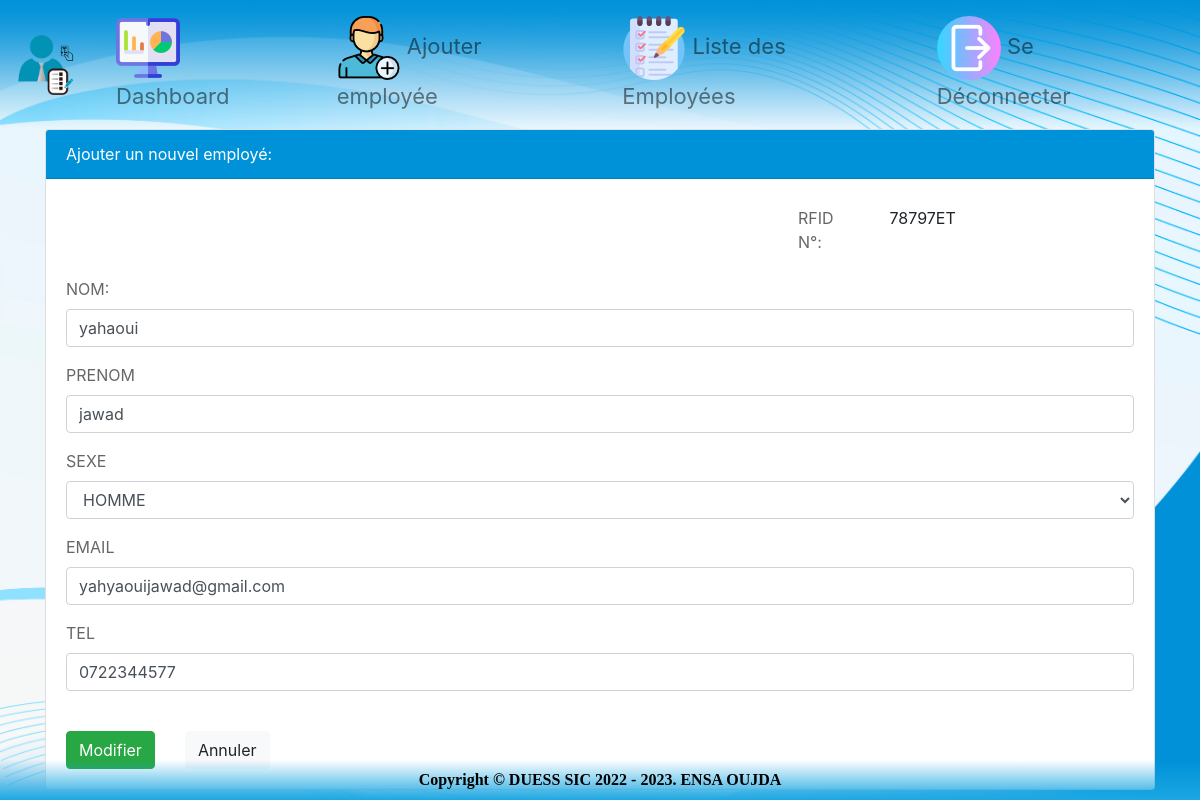
The page /update_employe/2 on the database its author committed.
### app/models.py (models this page shows, shortened)
class Employe(models.Model):
    nom = models.CharField(max_length=50)
    prenom = models.CharField(max_length=50)
    SEXE = [
        ("HOMME", "Homme"),
        ("FEMME", "Femme"),
    ]
    sexe = models.CharField(max_length=5, choices=SEXE)
    email = models.EmailField(max_length=254)
    tel = models.CharField(max_length=20)
    date_enregistrement = models.DateTimeField(auto_now_add=True)
    num_rfid = models.CharField(max_length=20, unique=True)

### app/views.py (the view)
# urls.py: path("update_employe/<int:pk>", views.update_employe, name="update_employe"),
def update_employe(request, pk):
    if request.method == 'POST':
        employe = get_object_or_404(Employe, pk=pk)
        new_nom = request.POST.get('nom')
        new_prenom = request.POST.get('prenom')
        new_sexe = request.POST.get('sexe')
        new_email = request.POST.get('email')
        new_tel = request.POST.get('tel')
        employe.nom = new_nom
        employe.prenom = new_prenom
        employe.sexe = new_sexe
        employe.email = new_email
        employe.tel = new_tel
        employe.save()
        return render(request, 'update_employe.html', {'employe': employe})
    else:
        employe = get_object_or_404(Employe, pk=pk)
        return render(request, 'update_employe.html', {'employe': employe})

### templates/update_employe.html (shortened to what this page needs)
{% extends 'base.html' %}
{% load static %}
{% block content %}
    <div class="card">
        <div class="card-header" style="background-color: #0092d9;color: white;">
            Ajouter un nouvel employé:
        </div>
        <div class="card-body">
            <form method="POST">
                <div class="mb-3 row">
                    <div class="col-sm-8"></div>
                    <label for="inputRfid" class="col-sm-1 col-form-label">RFID N°:</label>
                    <div class="col-sm-3">
                        <input type="text" class="form-control-plaintext" value = {{ employe.num_rfid }} name="num_rfid"
                                required>
                    </div>
                </div>
                <div class="form-group">
                    <label for="nom">NOM:</label>
                    <input type="text" class="form-control" value="{{ employe.nom }}" name="nom" required>
                </div>
                <div class="form-group">
                    <label for="prenom">PRENOM</label>
                    <input type="text" class="form-control" value="{{ employe.prenom }}" name="prenom" required>
                </div>
                <div class="form-group">
                    <label for="sexe">SEXE</label>
                    <select class="form-control" value="{{ employe.sexe|title }}" name="sexe" required>
                        <option value="HOMME" {% if employe.sexe == 'HOMME' %} selected {% endif %} >HOMME</option>
                    </select>
                </div>
                <div class="form-group">
                    <label for="email">EMAIL</label>
                    <input type="email" class="form-control" value="{{ employe.email }}" name="email" required>
                </div>
                <div class="form-group">
                    <label for="tel">TEL</label>
                    <input type="text" class="form-control" value="{{ employe.tel }}" name="tel" required>
                </div>
                <div class="row pt-4">
                    <div class="col-auto">
                        <input type="submit" value="Modifier" class="btn btn-success">
                    </div>
                    <div class="col-auto">
                        <input type="reset" value="Annuler" class="btn btn-light">
                    </div>
                </div>
            </form>
        </div>
    </div>
{% endblock %}

### static/assets/css/style.css (style rules this page uses)
body { background-image: url('../img/background.jpg'); background-size: cover; color: rgba(0, 0, 0, 0.6); height: 100vh; }

### rows shown on the page
Employe: num_rfid "78797ET", nom "yahaoui", prenom "jawad", sexe "HOMME", email "yahyaouijawad@gmail.com", tel "0722344577"
